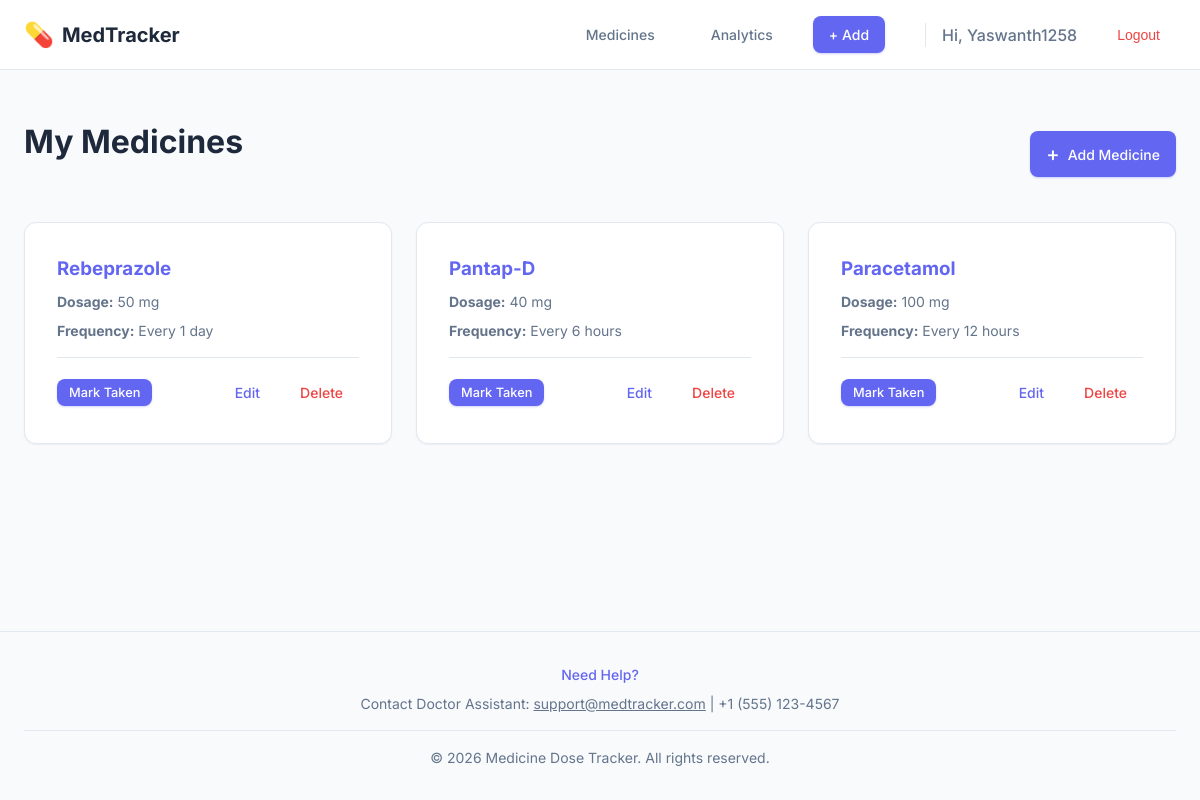
Screenshot of /medicines/ (signed in) with the database file from the repository.
### medicines/models.py (models this page shows, shortened)
class Medicine(models.Model):
    user = models.ForeignKey(User, on_delete=models.CASCADE, related_name='medicines')
    name = models.CharField(max_length=200)
    dosage_amount = models.PositiveIntegerField(help_text="Amount of dosage (e.g., 500)")
    dosage_unit = models.CharField(max_length=50, help_text="Unit of dosage (e.g., mg, ml, pill)")
    frequency_amount = models.PositiveIntegerField(help_text="Frequency amount (e.g., every 6)")
    frequency_unit = models.CharField(max_length=50, help_text="Frequency unit (e.g., hours, days)")
    time_of_day = models.TimeField(help_text="Time to take the medicine", null=True, blank=True)
    created_at = models.DateTimeField(auto_now_add=True)

### medicines/views.py (the view)
# urls.py: path('', MedicineListView.as_view(), name='medicine_list'),
class MedicineListView(LoginRequiredMixin, ListView):
    model = Medicine
    template_name = 'medicines/medicine_list.html'
    context_object_name = 'medicines'
    paginate_by = 6
    def get_context_data(self, **kwargs):
        context = super().get_context_data(**kwargs)
        today = timezone.localdate()
        medicines = context['medicines']
        for medicine in medicines:
            log = MedicineLog.objects.filter(medicine=medicine, date=today).first()
            medicine.is_taken_today = log.taken if log else False
        last_7_days = [(today - timedelta(days=i)) for i in range(6, -1, -1)]
        dates = [d.strftime('%a') for d in last_7_days] # ['Mon', 'Tue', ...]
        counts = []
        for d in last_7_days:
            count = MedicineLog.objects.filter(
                medicine__user=self.request.user,
                date=d,
                taken=True
            ).count()
            counts.append(count)
        context['chart_dates'] = dates
        context['chart_counts'] = counts
        return context
    def get_queryset(self):
        return Medicine.objects.filter(user=self.request.user).order_by('frequency_amount', '-created_at')

### templates/medicines/medicine_list.html (shortened to what this page needs)
{% extends 'base.html' %}
{% block content %}
<div style="display: flex; justify-content: space-between; align-items: center; margin-bottom: 2rem;">
    <h1>My Medicines</h1>
    <a href="{% url 'medicine_add' %}" class="btn btn-primary">
        <span style="margin-right: 0.5rem; font-size: 1.25rem;">+</span> Add Medicine
    </a>
</div>
{% if medicines %}
<div style="display: grid; grid-template-columns: repeat(auto-fill, minmax(300px, 1fr)); gap: 1.5rem;">
    {% for medicine in medicines %}
    <div class="card" style="display: flex; flex-direction: column; transition: transform 0.2s;">
        <div style="margin-bottom: 1rem;">
            <h3 style="margin-bottom: 0.5rem; color: var(--primary-color);">{{ medicine.name }}</h3>
            <div style="display: flex; gap: 1rem; color: var(--text-secondary); font-size: 0.875rem;">
                <div>
                    <strong>Dosage:</strong> {{ medicine.dosage_amount }} {{ medicine.dosage_unit }}
                </div>
            </div>
            <div style="margin-top: 0.5rem; color: var(--text-secondary); font-size: 0.875rem;">
                <strong>Frequency:</strong> Every {{ medicine.frequency_amount }} {{ medicine.frequency_unit }}
            </div>
        </div>
        <div
            style="margin-top: auto; padding-top: 1rem; border-top: 1px solid var(--border-color); display: flex; justify-content: space-between; align-items: center; gap: 0.5rem;">
            <a href="{% url 'medicine_mark_taken' medicine.pk %}"
                class="btn {% if medicine.is_taken_today %}btn-success{% else %}btn-primary{% endif %}"
                style="padding: 0.25rem 0.75rem; font-size: 0.8rem;">
                {% if medicine.is_taken_today %}✓ Taken{% else %}Mark Taken{% endif %}
            </a>
            <div style="display: flex; gap: 0.5rem;">
                <a href="{% url 'medicine_edit' medicine.pk %}" class="btn btn-text"
                    style="color: var(--primary-color);">Edit</a>
                <a href="{% url 'medicine_delete' medicine.pk %}" class="btn btn-text"
                    style="color: var(--danger-color);"
                    data-confirm="Are you sure you want to delete {{ medicine.name }}?">Delete</a>
            </div>
        </div>
    </div>
    {% endfor %}
</div>
{% endif %}
{% endblock %}

### templates/base.html (shortened to what this page needs)
{% load static %}
<!DOCTYPE html>
<html lang="en">
<head>
    <link rel="stylesheet" href="{% static 'css/style.css' %}">
</head>
<body>
    <header class="app-header">
        <div class="container header-content">
            <a href="{% url 'medicine_list' %}" class="logo">
                <span class="logo-icon">💊</span> MedTracker
            </a>
            <nav class="main-nav">
                {% if user.is_authenticated %}
                <a href="{% url 'medicine_list' %}" class="btn btn-text">Medicines</a>
                <a href="{% url 'medicine_analytics' %}" class="btn btn-text">Analytics</a>
                <a href="{% url 'medicine_add' %}" class="btn btn-primary" style="margin-right: 0.5rem;">+ Add</a>
                <span class="user-greeting"
                    style="border-left: 1px solid var(--border-color); padding-left: 1rem; margin-left: 0.5rem;">Hi,
                    {{user.username}}</span>
                <form action="{% url 'logout' %}" method="post" style="display: inline;">
                    <button type="submit" class="btn btn-text" style="color: var(--danger-color);">Logout</button>
                </form>
                {% else %}
                <a href="{% url 'login' %}" class="btn btn-text">Log in</a>
                <a href="{% url 'signup' %}" class="btn btn-primary">Sign up</a>
                {% endif %}
            </nav>
        </div>
    </header>
    <main class="app-main">
        <div class="container">
            {% block content %}
            {% endblock %}
        </div>
    </main>
    <footer class="app-footer">
        <div class="container">
            <div style="margin-bottom: 1rem;">
                <p style="font-weight: 500; margin-bottom: 0.5rem; color: var(--primary-color);">Need Help?</p>
                <p>Contact Doctor Assistant: <a href="mailto:support@medtracker.com"
                        style="text-decoration: underline;">support@medtracker.com</a> | +1 (555) 123-4567</p>
            </div>
            <p style="border-top: 1px solid var(--border-color); padding-top: 1rem; margin-top: 1rem;">
                &copy; {% now "Y" %} Medicine Dose Tracker. All rights reserved.
            </p>
        </div>
    </footer>
</body>
</html>

### static/css/style.css (style rules this page uses)
:root { --primary-color: #6366f1; --primary-hover: #4f46e5; --bg-color: #f8fafc; --surface-color: #ffffff; --text-primary: #1e293b; --text-secondary: #64748b; --border-color: #e2e8f0; --success-color: #10b981; --danger-color: #ef4444; --shadow-sm: 0 1px 2px 0 rgb(0 0 0 / 0.05); --shadow-md: 0 4px 6px -1px rgb(0 0 0 / 0.1), 0 2px 4px -2px rgb(0 0 0 / 0.1); --radius-md: 0.5rem; --radius-lg: 0.75rem; --font-sans: 'Inter', system-ui, -apple-system, sans-serif; }
* { box-sizing: border-box; margin: 0; padding: 0; }
body { font-family: var(--font-sans); background-color: var(--bg-color); color: var(--text-primary); line-height: 1.5; min-height: 100vh; display: flex; flex-direction: column; }
a { text-decoration: none; color: inherit; transition: color 0.2s; }
.container { max-width: 1200px; margin: 0 auto; padding: 0 1.5rem; }
.app-header { background-color: var(--surface-color); border-bottom: 1px solid var(--border-color); padding: 1rem 0; position: sticky; top: 0; z-index: 10; }
.header-content { display: flex; justify-content: space-between; align-items: center; }
.logo { font-weight: 700; font-size: 1.25rem; color: var(--text-primary); display: flex; align-items: center; gap: 0.5rem; }
.logo-icon { font-size: 1.5rem; }
.main-nav { display: flex; align-items: center; gap: 1.5rem; }
.user-greeting { color: var(--text-secondary); font-weight: 500; }
.btn { display: inline-flex; align-items: center; justify-content: center; padding: 0.5rem 1rem; border-radius: var(--radius-md); font-weight: 500; font-size: 0.875rem; cursor: pointer; border: none; transition: all 0.2s cubic-bezier(0.4, 0, 0.2, 1); transform: scale(1); }
.btn-primary { background-color: var(--primary-color); color: white; box-shadow: 0 1px 2px rgba(99, 102, 241, 0.3); }
.btn-text { background-color: transparent; color: var(--text-secondary); }
.app-main { flex: 1; padding: 3rem 0; }
.card { background-color: var(--surface-color); border-radius: var(--radius-lg); box-shadow: var(--shadow-sm); padding: 2rem; border: 1px solid var(--border-color); transition: all 0.3s ease; }
h1, h2, h3 { color: var(--text-primary); margin-bottom: 1.5rem; }
.app-footer { padding: 2rem 0; margin-top: auto; border-top: 1px solid var(--border-color); text-align: center; color: var(--text-secondary); font-size: 0.875rem; }

### rows the page displays
Medicine: name "Rebeprazole", dosage_amount "50", dosage_unit "mg", frequency_amount "1", frequency_unit "day", shows "Mark Taken"
Medicine: name "Pantap-D", dosage_amount "40", dosage_unit "mg", frequency_amount "6", frequency_unit "hours", shows "Mark Taken"
Medicine: name "Paracetamol", dosage_amount "100", dosage_unit "mg", frequency_amount "12", frequency_unit "hours", shows "Mark Taken"

### other values shown
{{ user.username }} "Yaswanth1258"
